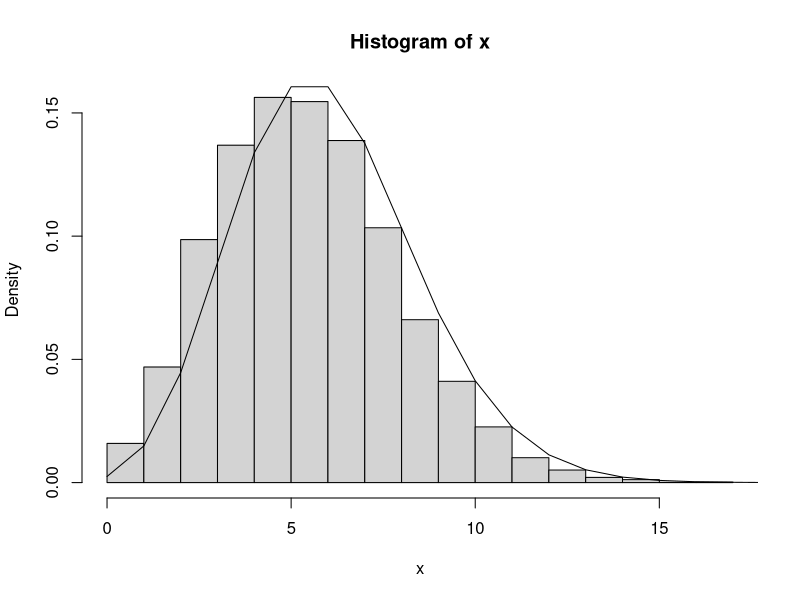
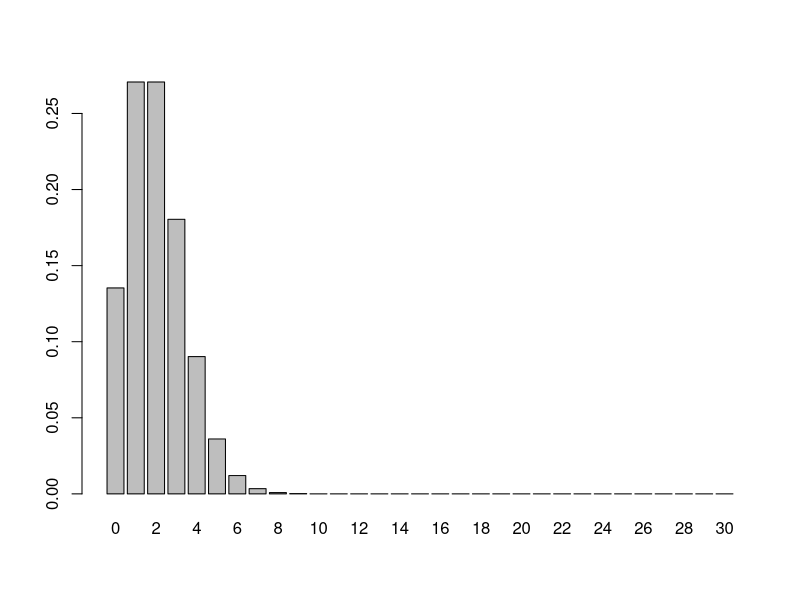

Write the R code that produced these figures, in order.
## ---- chunk 1
dpois(3, 4)    #returns the probability of being equal to a particular value for a Poisson random variable
ppois(3, 4)    #returns the probability of being <= to a particular value for a Poisson random variable
rpois(3, 4)    #generates one or more Poisson random variables
## ---- chunk 2
x<-c(10,12,14,19)
median(x)    #returns the median of x
mean(x)      #returns the average of x
var(x)       #returns the variance of x
x**2         #returns the squared value of x
sum(x==12)/length(x)   #returns the fraction of times elements in x are greater than 10
sum(x>13)/length(x)   #returns the fraction of times elements in x are greater than 10
## ---- chunk 3
n<-10000
lambda<-6
x<-rpois(n, lambda)
hist(x,freq=FALSE)
lines(seq(0,3*lambda),dpois(seq(0,3*lambda),lambda))
## ---- chunk 4
n<-30
lambda<- 2
barplot(dpois(0:n,lambda), names.arg=0:n)
## ---- chunk 5

## ---- chunk 6
n<-100000
lambda<-8.4
wagging.hours<-rpois(n, lambda)
sum(wagging.hours>10)/n  #simulated probability
